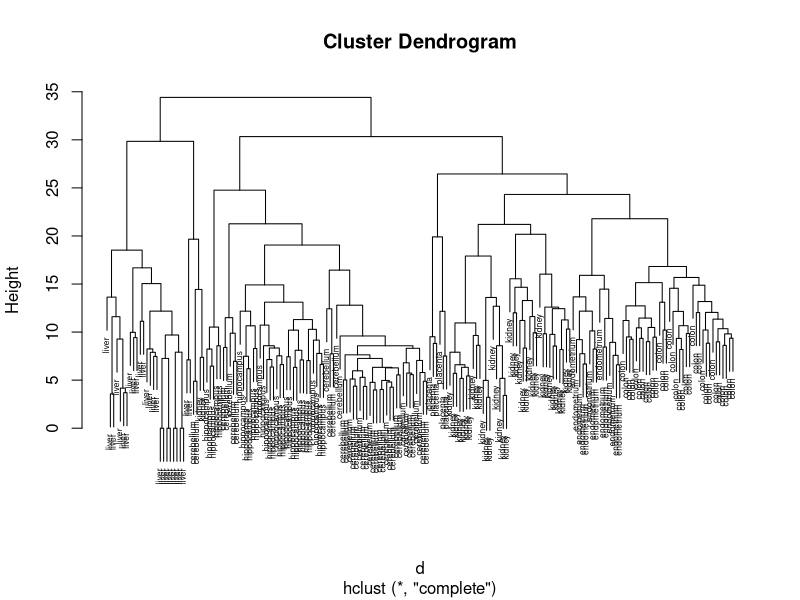
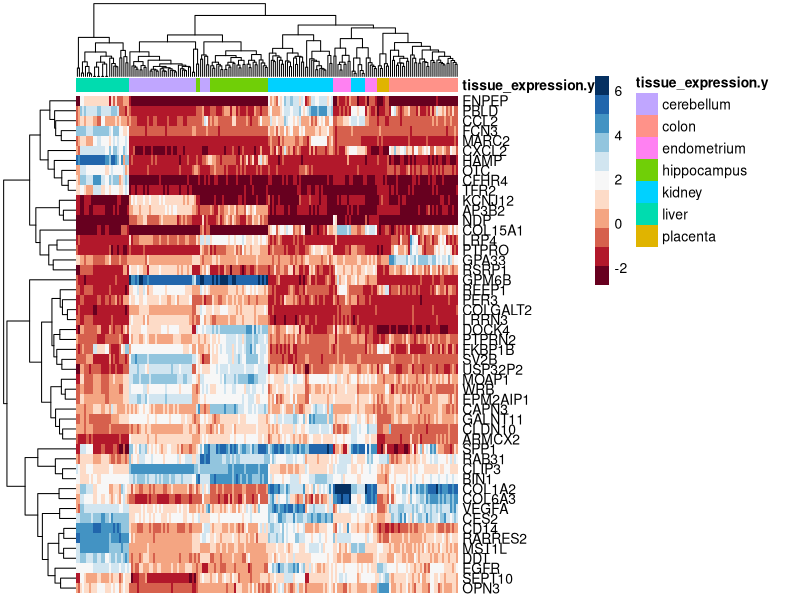
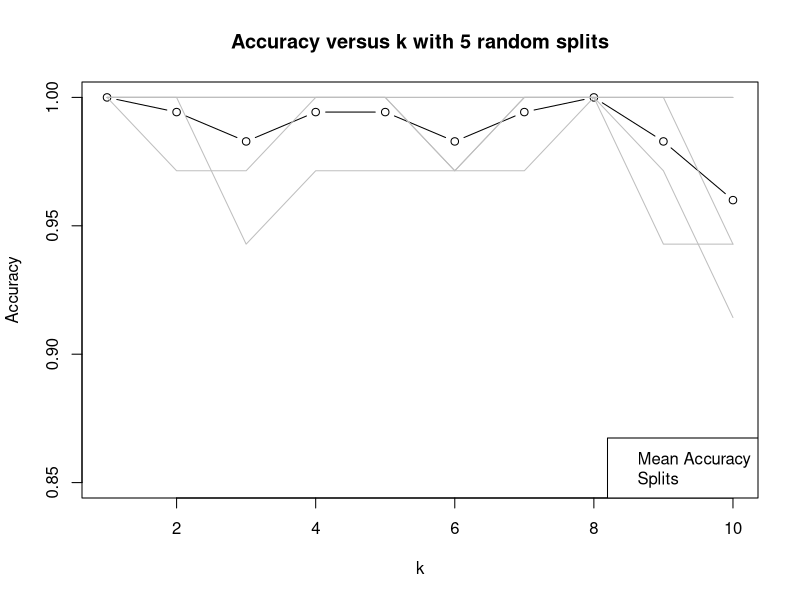

R code for these plots, in order:
## ---- chunk 1
library(dslabs)
library(pheatmap)
library(caret)

tissue_expression <- tissue_gene_expression
x <- tissue_expression$x
y <- tissue_expression$y

row_mean_x <- apply(x, 1, mean)
x_subtracted <- sweep(x, 1, FUN = "-", row_mean_x)
#sweep(tissue_expression$x, 1, rowMeans(tissue_expression$x))

d <- dist(x_subtracted)

## ---- chunk 2

h <- hclust(d)
class(h)
plot(h, labels = y, cex = 0.5)

## ---- chunk 3
set.seed(2024 - 04 - 13)
k_cluster <- kmeans(x_subtracted, 7)

table(k_cluster$cluster, y)

## ---- chunk 4
set.seed(2024 - 04 - 13)
for (i in seq(1,10)) {
  k_cluster <- kmeans(x_subtracted, 7)
  print(table(k_cluster$cluster, y))
}

## ---- chunk 5
 #I loaded this package because I had problem with the heatmap() function.
#The heatmap() function didn't show all 50 genes and just plotted part of the observations. So I decided to use other approach. 

tissue_name <- data.frame(tissue_expression$y)
rownames(tissue_name) <- rownames(x_subtracted)

top_var_genes <- sort(apply(x_subtracted, 2, var), decreasing = T)[1:50]

pheatmap(t(x_subtracted[1:189,names(top_var_genes)]), col = RColorBrewer::brewer.pal(11, "RdBu"),
         annotation_col = tissue_name, show_colnames = F)

## ---- chunk 6
set.seed(2024 - 04 - 13)

x <- tissue_expression$x
y <- tissue_expression$y

idx <- createDataPartition(y, times = 1, p = 0.8, list = FALSE)


x_train <- x[idx, ]
y_train <- y[idx]
summary(y_train)

x_test <- x[-idx, ]
y_test <- y[-idx]
summary(y_test)

## ---- chunk 7
set.seed(2024 - 04 - 13)

fit <- knn3(x_train, y_train, k = 1)
y_hat <- predict(fit, newdata = x_test, type = "class")

mean(y_hat == y_test)


## ---- chunk 8
set.seed(2024 - 04 - 13)


for (k in c(1, 3, 5, 7, 9)) {
  fit <- knn3(x_train, y_train, k = k)
  y_hat <- predict(fit, newdata = x_test, type = "class")
  print(mean(y_hat == y_test))
}


## ---- chunk 9

set.seed(2024 - 04 - 14)


ks <- seq(1:10) #values of K

acc <- matrix(NA, nrow = 5, ncol = length(ks)) #Empty matrix to store accuracy values

for (i in 1:5) {
  
  idx <- createDataPartition(y, times = 1, p = 0.8, list = FALSE)
  
  x_train <- x[idx, ]
  y_train <- y[idx]
  data <- data.frame(x = x_train, y = y_train)
  
  x_test <- x[-idx, ]
  y_test <- y[-idx]

  mse <- sapply(ks, function(k) {
    fit <- knn3(y ~ ., k = k, data = data)
    y_hat <- predict(fit, newdata = data.frame(x = x_test), type = "class")
    mean(y_hat == y_test)
  })
  
  acc[i,] <- mse
}

print(acc)

plot(ks, colMeans(acc), type = "b", ylim =c(0.85,1), 
     xlab = "k", ylab = "Accuracy", 
     main = "Accuracy versus k with 5 random splits")

apply(acc, 1, function(row) lines(ks, row, col = "gray"))

legend("bottomright", legend = c("Mean Accuracy", "Splits"), 
       col = c("black", "gray"))
